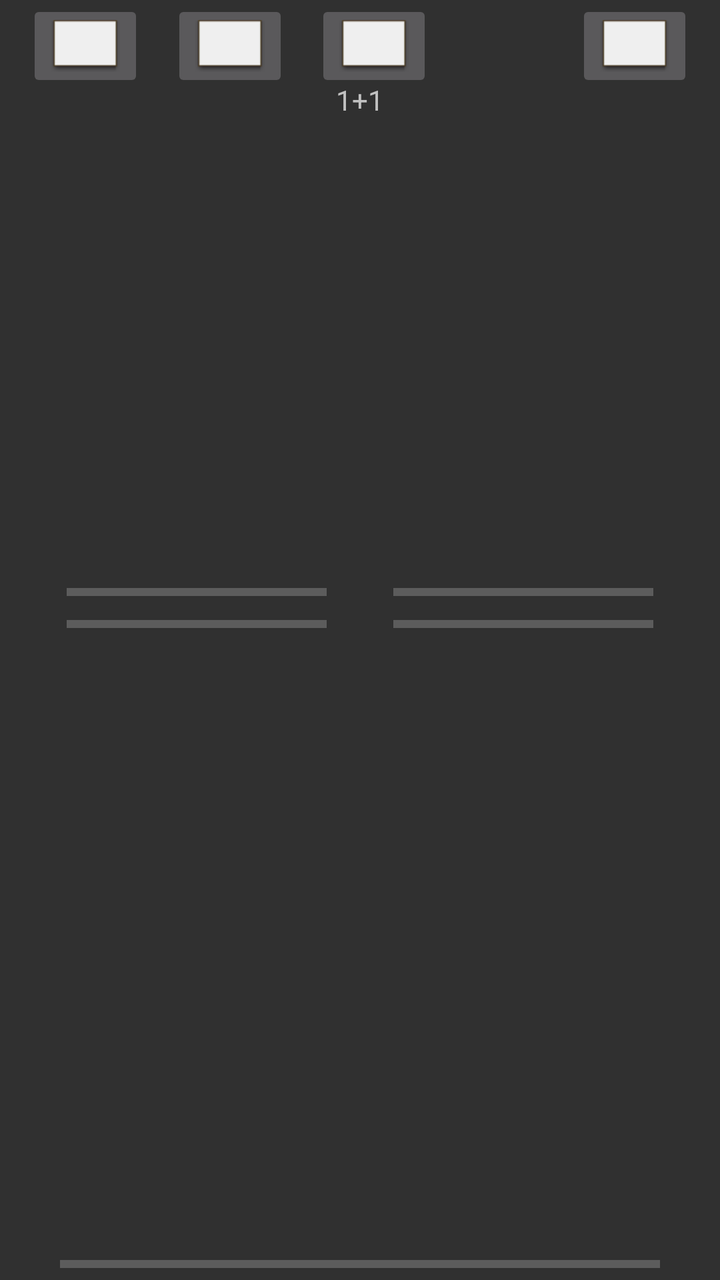
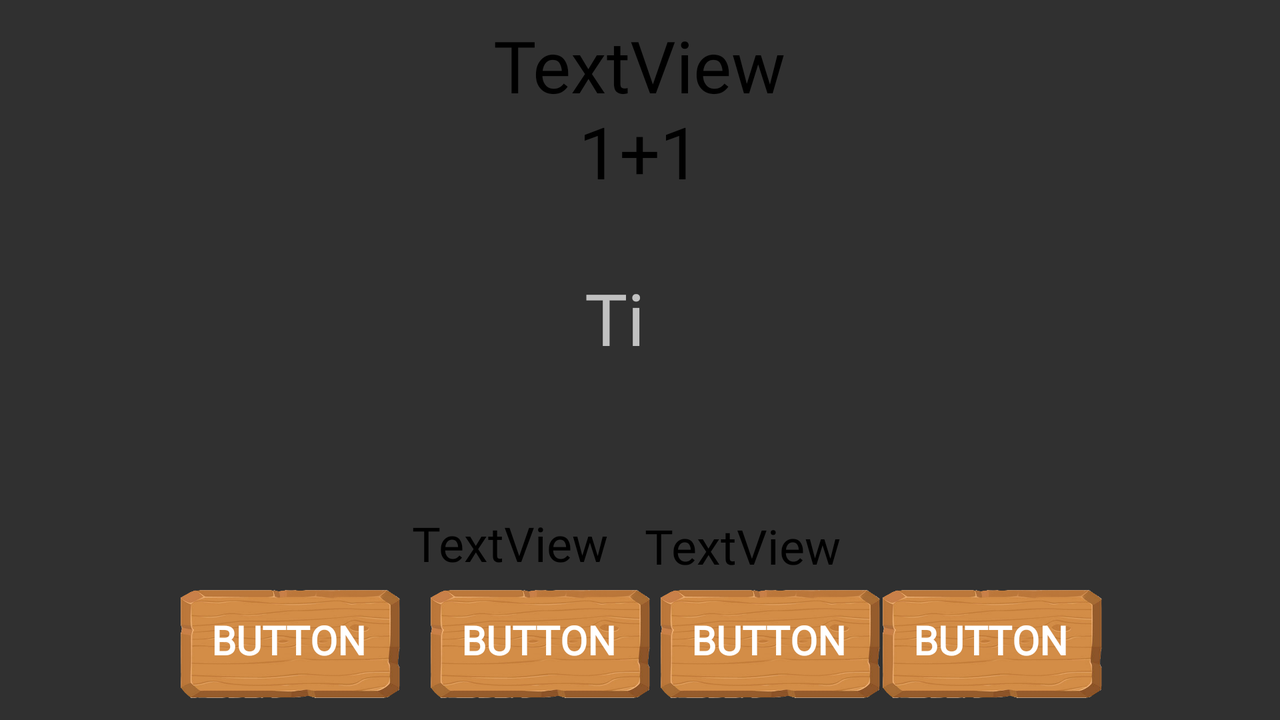

Compare how this app lays out the same screen by default and in its alternative resource folder. The renders come first, then the two layout files and the values they reference.
<!-- AndroidManifest.xml: application theme Theme.Design.NoActionBar -->
<!-- res/layout/activity_combat_ui.xml -->
<?xml version="1.0" encoding="utf-8"?>
<androidx.constraintlayout.widget.ConstraintLayout
    xmlns:android="http://schemas.android.com/apk/res/android"
    xmlns:app="http://schemas.android.com/apk/res-auto"
    xmlns:tools="http://schemas.android.com/tools"
    android:layout_width="match_parent"
    android:layout_height="match_parent">

    <TextView
        android:id="@+id/textView"
        android:layout_width="100dp"
        android:layout_height="50dp"
        android:layout_marginTop="25dp"
        android:gravity="center"
        app:layout_constraintEnd_toEndOf="parent"
        app:layout_constraintStart_toStartOf="parent"
        app:layout_constraintTop_toTopOf="parent"
        tools:text="1+1" />

    <ProgressBar
        android:id="@+id/timerBar"
        style="?android:attr/progressBarStyleHorizontal"
        android:layout_width="130dp"
        android:layout_height="wrap_content"
        app:layout_constraintBottom_toTopOf="@+id/playerHealthBar"
        app:layout_constraintEnd_toStartOf="@+id/attackTimerBar"
        app:layout_constraintStart_toStartOf="parent" />

    <ProgressBar
        android:id="@+id/enemyHealthBar"
        style="?android:attr/progressBarStyleHorizontal"
        android:layout_width="130dp"
        android:layout_height="wrap_content"
        app:layout_constraintBottom_toTopOf="@+id/enemyView"
        app:layout_constraintEnd_toEndOf="parent"
        app:layout_constraintStart_toEndOf="@+id/playerHealthBar" />

    <ImageView
        android:id="@+id/characterView"
        android:layout_width="wrap_content"
        android:layout_height="wrap_content"
        app:layout_constraintBottom_toBottomOf="parent"
        app:layout_constraintEnd_toStartOf="@+id/enemyView"
        app:layout_constraintStart_toStartOf="parent"
        app:layout_constraintTop_toTopOf="parent"
        tools:srcCompat="@tools:sample/avatars" />

    <ImageView
        android:id="@+id/enemyView"
        android:layout_width="wrap_content"
        android:layout_height="wrap_content"
        app:layout_constraintBottom_toBottomOf="parent"
        app:layout_constraintEnd_toEndOf="parent"
        app:layout_constraintStart_toEndOf="@+id/characterView"
        app:layout_constraintTop_toTopOf="parent"
        tools:srcCompat="@tools:sample/avatars[3]" />

    <ProgressBar
        android:id="@+id/attackTimerBar"
        style="?android:attr/progressBarStyleHorizontal"
        android:layout_width="130dp"
        android:layout_height="wrap_content"
        app:layout_constraintBottom_toTopOf="@+id/enemyHealthBar"
        app:layout_constraintEnd_toEndOf="parent"
        app:layout_constraintStart_toEndOf="@+id/timerBar" />

    <ProgressBar
        android:id="@+id/playerHealthBar"
        style="?android:attr/progressBarStyleHorizontal"
        android:layout_width="130dp"
        android:layout_height="wrap_content"
        app:layout_constraintBottom_toTopOf="@+id/characterView"
        app:layout_constraintEnd_toStartOf="@+id/enemyHealthBar"
        app:layout_constraintStart_toStartOf="parent" />

    <ProgressBar
        android:id="@+id/abilityBar"
        style="?android:attr/progressBarStyleHorizontal"
        android:layout_width="300dp"
        android:layout_height="wrap_content"
        app:layout_constraintBottom_toBottomOf="parent"
        app:layout_constraintEnd_toEndOf="parent"
        app:layout_constraintStart_toStartOf="parent" />

    <ImageButton
        android:id="@+id/option2Button"
        android:layout_width="wrap_content"
        android:layout_height="wrap_content"
        android:layout_marginEnd="58dp"
        app:layout_constraintEnd_toStartOf="@+id/optionButton4"
        app:layout_constraintStart_toEndOf="@+id/option3Button"
        app:srcCompat="@android:drawable/editbox_dropdown_light_frame"
        tools:layout_editor_absoluteY="313dp" />

    <ImageButton
        android:id="@+id/option1Button"
        android:layout_width="wrap_content"
        android:layout_height="wrap_content"
        app:layout_constraintEnd_toStartOf="@+id/option3Button"
        app:layout_constraintStart_toStartOf="parent"
        app:srcCompat="@android:drawable/editbox_dropdown_light_frame"
        tools:layout_editor_absoluteY="313dp" />

    <ImageButton
        android:id="@+id/option3Button"
        android:layout_width="wrap_content"
        android:layout_height="wrap_content"
        app:layout_constraintEnd_toStartOf="@+id/option2Button"
        app:layout_constraintStart_toEndOf="@+id/option1Button"
        app:srcCompat="@android:drawable/editbox_dropdown_light_frame"
        tools:layout_editor_absoluteY="313dp" />

    <ImageButton
        android:id="@+id/optionButton4"
        android:layout_width="wrap_content"
        android:layout_height="wrap_content"
        app:layout_constraintEnd_toEndOf="parent"
        app:layout_constraintStart_toEndOf="@+id/option2Button"
        app:srcCompat="@android:drawable/editbox_dropdown_light_frame"
        tools:layout_editor_absoluteY="313dp" />
</androidx.constraintlayout.widget.ConstraintLayout>
<!-- resources referenced by this layout -->
<resources>

</resources>
<!-- res/layout-land/activity_combat_ui.xml (the repository's variant of the layout above) -->
<!-- drawn on the phone turned sideways -->
<?xml version="1.0" encoding="utf-8"?>
<androidx.constraintlayout.widget.ConstraintLayout xmlns:android="http://schemas.android.com/apk/res/android"
    xmlns:app="http://schemas.android.com/apk/res-auto"
    xmlns:tools="http://schemas.android.com/tools"
    android:id="@+id/fightbackground"
    android:layout_width="match_parent"
    android:layout_height="match_parent"
    android:background="@drawable/mathquestadditionfightingbackground">

    <ImageView
        android:id="@+id/characterView"
        android:layout_width="286dp"
        android:layout_height="312dp"
        app:layout_constraintBottom_toBottomOf="parent"
        app:layout_constraintEnd_toStartOf="@+id/enemyView"
        app:layout_constraintHorizontal_bias="0.0"
        app:layout_constraintStart_toStartOf="parent"
        app:layout_constraintTop_toTopOf="parent"
        app:layout_constraintVertical_bias="0.0"
        app:srcCompat="@drawable/xmathquestcharactermale4_cropped" />

    <TextView
        android:id="@+id/playerhealthtv"
        android:layout_width="wrap_content"
        android:layout_height="wrap_content"
        android:fontFamily="@font/metamorphous"
        android:text="TextView"
        android:textColor="#000000"
        android:textSize="24sp"
        app:layout_constraintBottom_toBottomOf="parent"
        app:layout_constraintEnd_toEndOf="parent"
        app:layout_constraintHorizontal_bias="0.38"
        app:layout_constraintStart_toStartOf="parent"
        app:layout_constraintTop_toTopOf="parent"
        app:layout_constraintVertical_bias="0.779" />

    <TextView
        android:id="@+id/enemyhealthtv"
        android:layout_width="131dp"
        android:layout_height="32dp"
        android:fontFamily="@font/metamorphous"
        android:text="TextView"
        android:textColor="#000000"
        android:textSize="24sp"
        app:layout_constraintBottom_toBottomOf="parent"
        app:layout_constraintEnd_toEndOf="parent"
        app:layout_constraintHorizontal_bias="0.633"
        app:layout_constraintStart_toStartOf="parent"
        app:layout_constraintTop_toTopOf="parent"
        app:layout_constraintVertical_bias="0.783" />

    <ImageView
        android:id="@+id/enemyView"
        android:layout_width="292dp"
        android:layout_height="327dp"
        app:layout_constraintBottom_toBottomOf="parent"
        app:layout_constraintEnd_toEndOf="parent"
        app:layout_constraintHorizontal_bias="1.0"
        app:layout_constraintStart_toStartOf="parent"
        app:layout_constraintTop_toTopOf="parent"
        app:layout_constraintVertical_bias="0.0" />

    <TextView
        android:id="@+id/ProblemTextView"
        android:layout_width="166dp"
        android:layout_height="56dp"
        android:fontFamily="@font/metamorphous"
        android:gravity="center"
        android:textColor="#000000"
        android:textSize="36sp"
        app:layout_constraintBottom_toBottomOf="parent"
        app:layout_constraintEnd_toEndOf="parent"
        app:layout_constraintHorizontal_bias="0.499"
        app:layout_constraintStart_toStartOf="parent"
        app:layout_constraintTop_toTopOf="parent"
        app:layout_constraintVertical_bias="0.157"
        tools:text="1+1" />

    <Button
        android:id="@+id/answerButton4"
        android:layout_width="115dp"
        android:layout_height="80dp"
        android:layout_marginStart="80dp"
        android:background="@drawable/mathquestmultiplechoicebutton"
        android:fontFamily="@font/metamorphous"
        android:text="Button"
        android:textSize="20sp"
        android:textStyle="bold"
        app:layout_constraintBottom_toBottomOf="parent"
        app:layout_constraintEnd_toEndOf="parent"
        app:layout_constraintHorizontal_bias="0.804"
        app:layout_constraintStart_toStartOf="parent"
        app:layout_constraintTop_toTopOf="parent"
        app:layout_constraintVertical_bias="1.0" />

    <Button
        android:id="@+id/answerButton2"
        android:layout_width="115dp"
        android:layout_height="80dp"
        android:layout_marginStart="80dp"
        android:background="@drawable/mathquestmultiplechoicebutton"
        android:fontFamily="@font/metamorphous"
        android:text="Button"
        android:textSize="20sp"
        android:textStyle="bold"
        app:layout_constraintBottom_toBottomOf="parent"
        app:layout_constraintEnd_toEndOf="parent"
        app:layout_constraintHorizontal_bias="0.296"
        app:layout_constraintStart_toStartOf="parent"
        app:layout_constraintTop_toTopOf="parent"
        app:layout_constraintVertical_bias="1.0" />

    <Button
        android:id="@+id/answerButton3"
        android:layout_width="115dp"
        android:layout_height="80dp"
        android:layout_marginStart="80dp"
        android:background="@drawable/mathquestmultiplechoicebutton"
        android:fontFamily="@font/metamorphous"
        android:text="Button"
        android:textSize="20sp"
        android:textStyle="bold"
        app:layout_constraintBottom_toBottomOf="parent"
        app:layout_constraintEnd_toEndOf="parent"
        app:layout_constraintHorizontal_bias="0.554"
        app:layout_constraintStart_toStartOf="parent"
        app:layout_constraintTop_toTopOf="parent"
        app:layout_constraintVertical_bias="1.0" />

    <Button
        android:id="@+id/answerButton1"
        android:layout_width="115dp"
        android:layout_height="80dp"
        android:background="@drawable/mathquestmultiplechoicebutton"
        android:fontFamily="@font/metamorphous"
        android:text="Button"
        android:textSize="20sp"
        android:textStyle="bold"
        app:layout_constraintBottom_toBottomOf="parent"
        app:layout_constraintEnd_toEndOf="parent"
        app:layout_constraintHorizontal_bias="0.165"
        app:layout_constraintStart_toStartOf="parent"
        app:layout_constraintTop_toTopOf="parent"
        app:layout_constraintVertical_bias="1.0" />

    <TextView
        android:id="@+id/TimerTV"
        android:layout_width="54dp"
        android:layout_height="51dp"
        android:fontFamily="@font/metamorphous"
        android:text="@string/Timer"
        android:textSize="36sp"
        app:layout_constraintBottom_toBottomOf="parent"
        app:layout_constraintEnd_toEndOf="parent"
        app:layout_constraintHorizontal_bias="0.499"
        app:layout_constraintStart_toStartOf="parent"
        app:layout_constraintTop_toTopOf="parent"
        app:layout_constraintVertical_bias="0.436" />

    <TextView
        android:id="@+id/AttackOrDefendTV"
        android:layout_width="wrap_content"
        android:layout_height="wrap_content"
        android:fontFamily="@font/metamorphous"
        android:text="TextView"
        android:textColor="#000000"
        android:textSize="36sp"
        app:layout_constraintBottom_toBottomOf="parent"
        app:layout_constraintEnd_toEndOf="parent"
        app:layout_constraintHorizontal_bias="0.499"
        app:layout_constraintStart_toStartOf="parent"
        app:layout_constraintTop_toTopOf="parent"
        app:layout_constraintVertical_bias="0.027" />

</androidx.constraintlayout.widget.ConstraintLayout>
<!-- resources referenced by the variant -->
<!-- as the phone turned sideways resolves them -->
<resources>
  <!-- drawable mathquestmultiplechoicebutton: png bitmap (drawable, 329529 bytes) -->
  <string name="Timer">TimerNum</string>
</resources>
